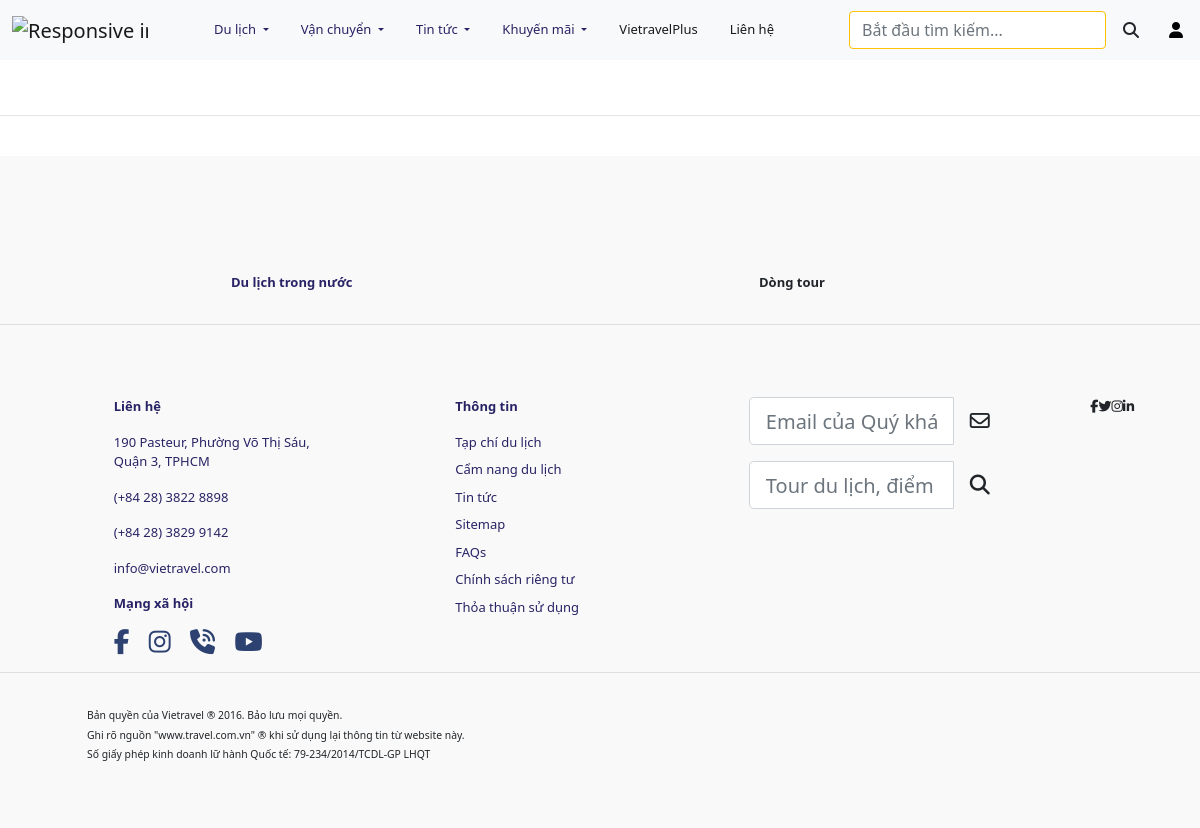
The app's page /listtour.php?search=Đà Nẵng, older data.
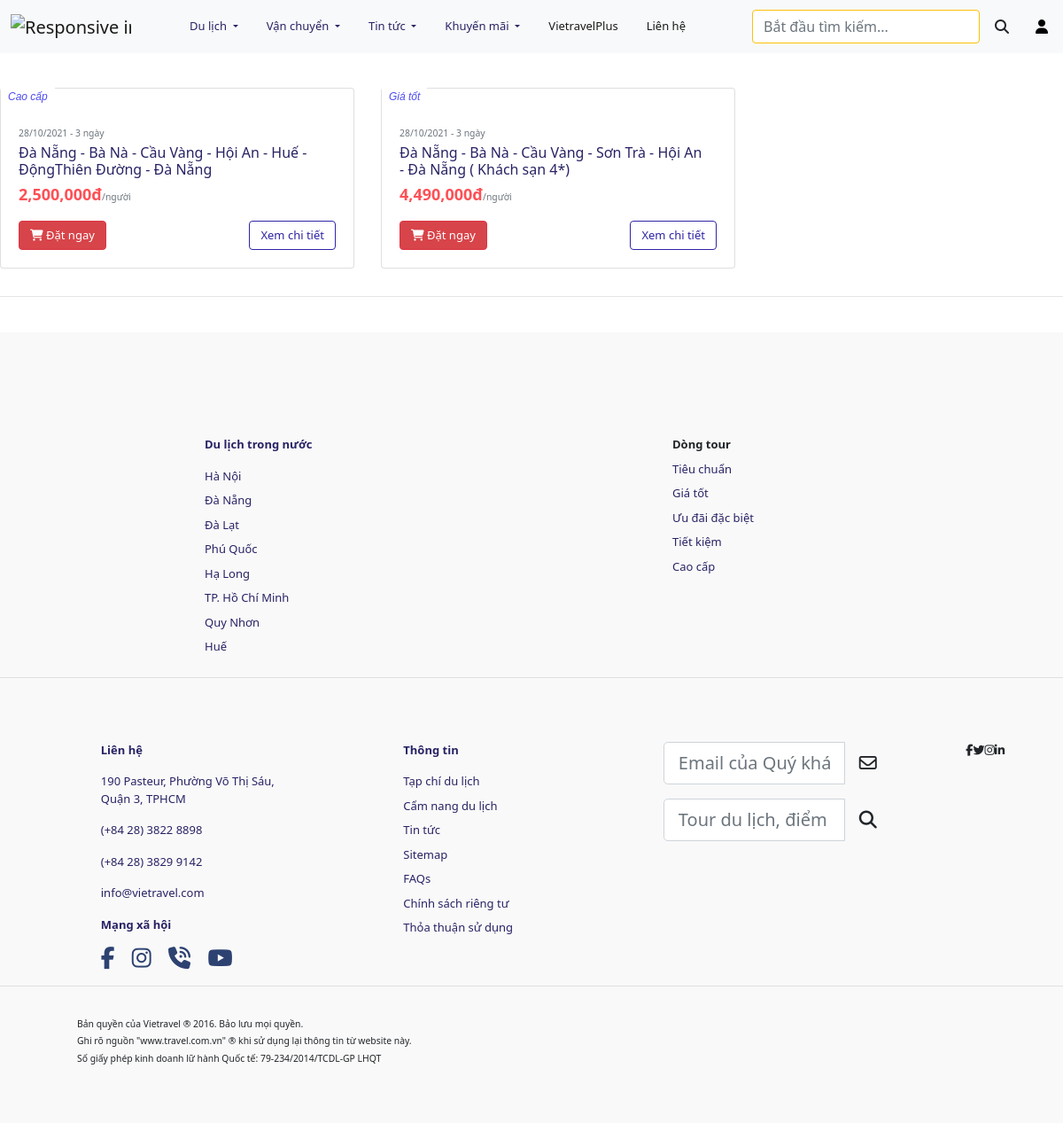
The same page, newer data.
### tables this page shows
CREATE TABLE `tours` (
  `tour_id` int(11) NOT NULL,
  `tour_name` varchar(255) NOT NULL,
  `description` varchar(5000) DEFAULT NULL,
  `places` varchar(500) NOT NULL,
  `day_count` int(11) NOT NULL,
  `res_id` int(11) DEFAULT NULL,
  `hotel_id` int(11) DEFAULT NULL,
  `price_per_person` int(11) NOT NULL,
  `image_1` varchar(255) NOT NULL,
  `image_2` varchar(255) NOT NULL,
  `image_3` varchar(255) NOT NULL,
  `image_4` varchar(255) NOT NULL,
  `city_id` int(11) NOT NULL,
  `tour_guide_id` int(11) DEFAULT NULL,
  `tour_type_id` int(10) NOT NULL,
  `tour_rank_id` int(10) NOT NULL,
  `travel_schedule` text DEFAULT NULL,
  `max` int(11) NOT NULL DEFAULT 6
);

CREATE TABLE `ranks` (
  `rank_id` int(10) NOT NULL,
  `rank_name` varchar(55) NOT NULL,
  `description` varchar(255) NOT NULL
);

CREATE TABLE `cities` (
  `city_id` int(11) NOT NULL,
  `city_name` varchar(50) NOT NULL,
  `description` varchar(1000) DEFAULT NULL,
  `image` varchar(255) NOT NULL
);

### config/database-function.php (called while the page is built, shortened)
<?php
    require_once('database-connection.php');
    function simpleQuery($sql, bool $isGet = true, $params = []){
        global $conn;
        $stmt = $conn -> prepare($sql);
        $stmt -> execute();
        if($isGet){
            $record = $stmt -> get_result() -> fetch_all(MYSQLI_ASSOC);
            return $record;
        }else{
            return $stmt;
        }
    }
?>

### listtour.php (the view, shortened to what this page needs)
<?php
include("./templates/header.php");
if (isset($_GET['tour_type'])) {
    $tour = $_GET['tour_type'];
    $sql = "select count(tours.tour_id) as count,tours.tour_type_id, tours.tour_id, tours.tour_name,
    tours.price_per_person, tours.day_count, cities.city_name, tours.image_1,
    ranks.rank_name from tours, cities, ranks
    where tours.tour_type_id = $tour and  tours.city_id = cities.city_id
    and tours.tour_rank_id = ranks.rank_id group by tours.tour_id ORDER BY count DESC";
} elseif (isset($_GET['search'])) {
    $tour = $_GET['search'];
    $sql = "select tours.tour_id, tours.tour_name,
    tours.price_per_person, tours.day_count, cities.city_name, tours.image_1,
    ranks.rank_name from tours, cities, ranks where
    cities.city_id = tours.city_id and tours.tour_rank_id = ranks.rank_id and tours.tour_name like '%$tour%' GROUP by tours.tour_id order BY tours.tour_id DESC
    ";
} else {
    $sql = "select * from tours, cities, ranks
    where tours.city_id = cities.city_id
    and tours.tour_rank_id = ranks.rank_id";
}
?>
<main>
    <div class="mr-auto ml-auto" style="max-width: 1300px">
        <br>
        <br>
        <div class="card-deck">
            <?php
            $tour = simpleQuery($sql);
            foreach ($tour as $t) {
                $price = $t["price_per_person"];
                $price = number_format($price, 0, "", ",");
                echo '
                <div class="card uu-dai taks">
                <div class="h-card-container">
                    <a href="more_info.php?tour_id=' . $t["tour_id"] . '">
                    <img src="' . $t["image_1"] . '" class="card-img-top h-latest-tour-image" alt="...">
                    </a>
                    <div class="h-card-rank">' . $t["rank_name"] . '</div>
                </div>
                <div class="card-body">
                    <p class="card-text mb-1"><small class="text-muted">28/10/2021 - ' . $t["day_count"] . ' ngày</small></p>
                    <a href="#"><h5 class="card-title pr-2 mb-1" style="color: #282365; font-size: medium;">' . $t["tour_name"] . '</h5></a>
                    <p class="card-text"><b style="font-size: large; color:#FD5056;">' . $price . 'đ</b><small class="text-muted">/người</small></p>
                    <a href="booking.php?tour_id=' . $t["tour_id"] . '" class="btn btn-danger" style="font-size: small; background-color: #D74449;"><i
                        class="fas fa-shopping-cart"></i>&#160;Đặt ngay</a>
                    <a href="more_info.php?tour_id=' . $t["tour_id"] . '" class="btn btn-light" style="font-size: small; background-color: #ffffff; float: right; border: 1px solid #2f24a7; color: #2f24a7;">Xem chi tiết</a>
                </div>
                </div>
            ';
            }
            ?>
        </div>
    </div>
</main>
<?php
include("./templates/footer.php");
?>

### templates/header.php (shortened to what this page needs)
<!DOCTYPE html>
<html lang="en">
<head>
  <link rel="stylesheet" href="https://pro.fontawesome.com/releases/v5.10.0/css/all.css" />
  <link href="//netdna.bootstrapcdn.com/font-awesome/3.2.1/css/font-awesome.css" rel="stylesheet">
  <link rel="stylesheet" href="https://stackpath.bootstrapcdn.com/bootstrap/4.3.1/css/bootstrap.min.css">
  <link rel="stylesheet" href="content/index.css">
  <link rel="stylesheet" href="./css/style.css">
  <link rel="stylesheet" type="text/css" href="https://cdn.jsdelivr.net/gh/kenwheeler/slick@1.8.1/slick/slick-theme.css" />
  <link rel="stylesheet" type="text/css" href="https://cdn.jsdelivr.net/npm/slick-carousel@1.8.1/slick/slick.css" />
</head>
<body>
  <nav class="navbar navbar-expand-lg navbar-light bg-light p-1 pb-0 pt-0 ">
    <a class="navbar-brand m-0" href="index.php"><img src="content/image/logo.png" class="img-fluid ml-2" alt="Responsive image" style="max-width: 70%"></a>
    <div class="collapse navbar-collapse" id="navbarSupportedContent">
      <ul class="navbar-nav mr-auto">
        <li class="nav-item dropdown active p-2">
          <a class="nav-link dropdown-toggle" href="#" id="navbarDropdown" role="button" data-toggle="dropdown" aria-haspopup="true" aria-expanded="false" style="font-weight: 500; font-size:small;">
            Du lịch
          </a>
        </li>
        <li class="nav-item dropdown active p-2">
          <a class="nav-link dropdown-toggle" href="#" id="navbarDropdown" role="button" data-toggle="dropdown" aria-haspopup="true" aria-expanded="false" style="font-weight: 500; font-size:small;">
            Vận chuyển
          </a>
        </li>
        <li class="nav-item dropdown active p-2">
          <a class="nav-link dropdown-toggle" href="#" id="navbarDropdown" role="button" data-toggle="dropdown" aria-haspopup="true" aria-expanded="false" style="font-weight: 500; font-size:small;">
            Tin tức
          </a>
        </li>
        <li class="nav-item dropdown active p-2">
          <a class="nav-link dropdown-toggle" href="#" id="navbarDropdown" role="button" data-toggle="dropdown" aria-haspopup="true" aria-expanded="false" style="font-weight: 500; font-size:small;">
            Khuyến mãi
          </a>
        </li>
        <li class="nav-item active p-2" id="navbarDropdown">
          <a class="nav-link disabled" style="font-weight: 500; font-size:small;" href="#">VietravelPlus</a>
        </li>
        <li class="nav-item active p-2 " id="navbarDropdown">
          <a class="nav-link disabled" style="font-weight: 500; font-size:small;" href="#">Liên hệ</a>
        </li>
      </ul>
      <form class="form-inline my-2 my-lg-0" method="GET" action="listtour.php">
        <input class="form-control mr-1 sm-2 border-warning" type="text" name="search" placeholder="Bắt đầu tìm kiếm..." aria-label="Search">
        <button class="btn btn-outline my-2 my-sm-0 mr-1" type="submit"><i class="fas fa-search"></i></button>
      </form>
      <?php
        if(isset($_SESSION["user_id"]) && $_SESSION["user_id"] != null){
          $sql = "select is_admin from customers where customer_id = ?";
          $cus = simpleQuery($sql, 1, [$_SESSION["user_id"]])[0];
          echo '
            <div class="dropdown show mr-5">
              <a class="btn btn-secondary dropdown-toggle"  style="background: #ffffff;" href="#" role="button" id="dropdownMenuLink" data-toggle="dropdown" aria-haspopup="true" aria-expanded="false" >
              <i class="fas fa-user" style="color: black;"></i>
              </a>
              <div class="dropdown-menu dropdown-menu-end" role="menu" aria-labelledby="dropdownMenuLink" >';
                if($cus["is_admin"] == 1){
                  echo '<a class="dropdown-item" href="admin/index.php">Quản lý</a>';
                }
                echo '<a class="dropdown-item" href="history.php?customer_id='.$_SESSION["user_id"].'">Lịch sử</a>';
                echo '<a class="dropdown-item" href="admin/logout.php">Đăng xuất</a>
              </div>
            </div>';
        }else{
          echo '<button type="button" class="btn btn-light"><a href="login.php"><i class="fas fa-user" style="color: black;"></i></a></button>';
        }
      ?>
    </div>
  </nav>

### templates/footer.php (shortened to what this page needs)
<hr>
<footer>
  <div class="row mb-0 mt-5 mx-4 row-2 justify-content-xl-around justify-content-sm-between">
    <div class="col-xl-3 col-lg-6 col-md-6 col-sm-6 pt-4 order-1">
      <ul class="list-unstyled">
        <li class="mt-md-0 mt-4 font-weight-bold mb-2 ml-5" style="color: #282365;">Du lịch trong nước</li>
        <ul class="list-unstyled ml-5" style="float: left;">
          <?php
          $sql = "select * from cities limit 8";
          $cities = simpleQuery($sql);
          foreach ($cities as $city) {
            echo '
                  <li class="mt-2 mb-2"><a href="#" style="color: #282365;">' . $city["city_name"] . '</a></li>
                ';
          }
          ?>
        </ul>
      </ul>
    </div>
    <div class="col-xl-3 col-lg-4 col-md-4 col-sm-6 pt-4 order-2">
      <ul class="list-unstyled">
        <li class="mt-md-0 mt-4 font-weight-bold">Dòng tour</li>
        <?php
        $sql = "select * from ranks limit 8";
        $rows = simpleQuery($sql);
        foreach ($rows as $row) {
          echo '<li class="mt-2 mb-2"><a href="#" style="color: #282365;">' . $row["rank_name"] . '</a></li>';
        }
        ?>
      </ul>
    </div>
  </div>
  <hr class="line">
  <div class="row mb-0 mt-5 mx-4 row-2 justify-content-xl-around justify-content-sm-between">
    <div class="col-xl-3 col-lg-6 col-md-6 col-sm-6 pt-4 order-1">
      <ul class="list-unstyled">
        <li class="mt-md-0 mt-4 font-weight-bold mb-2 ml-5" style="color: #282365;">Liên hệ</li>
        <ul class="list-unstyled ml-5" style="float: left;">
          <li class="mt-2 mb-2">
            <p style="color: #282365;">190 Pasteur, Phường Võ Thị Sáu, Quận 3, TPHCM</p>
          </li>
          <li class="mt-2 mb-2">
            <p style="color: #282365;">(+84 28) 3822 8898</p>
          </li>
          <li class="mt-2 mb-2">
            <p style="color: #282365;">(+84 28) 3829 9142</p>
          </li>
          <li class="mt-2 mb-2">
            <p style="color: #282365;">info@vietravel.com</p>
          </li>
          <li class="mt-md-0 mt-4 font-weight-bold mb-2">
            <p style="color: #282365;">Mạng xã hội</p>
          </li>
          <li>
            <a href="#" class="pr-3"><i style="font-size: 25px;" class="fab fa-facebook-f"></i></a>
            <a href="#" class="pr-3"><i style="font-size: 25px;" class="fab fa-instagram"></i></a>
            <a href="#" class="pr-3"><i style="font-size: 25px;" class="fas fa-phone-volume"></i></a>
            <a href="#" class="pr-3"><i style="font-size: 25px;" class="fab fa-youtube"></i></a>
          </li>
        </ul>
      </ul>
    </div>
    <div class="col-xl-3 col-lg-6 col-md-6 col-sm-6 pt-4 order-1">
      <ul class="list-unstyled">
        <li class="mt-md-0 mt-4 font-weight-bold mb-2 ml-5" style="color: #282365;">Thông tin</li>
        <ul class="list-unstyled ml-5" style="float: left;">
          <li class="mt-2 mb-2"><a href="#" style="color: #282365;">Tạp chí du lịch</a></li>
          <li class="mt-2 mb-2"><a href="#" style="color: #282365;">Cẩm nang du lịch</a></li>
          <li class="mt-2 mb-2"><a href="#" style="color: #282365;">Tin tức</a></li>
          <li class="mt-2 mb-2"><a href="#" style="color: #282365;">Sitemap</a></li>
          <li class="mt-2 mb-2"><a href="#" style="color: #282365;">FAQs</a></li>
          <li class="mt-2 mb-2"><a href="#" style="color: #282365;">Chính sách riêng tư</a></li>
          <li class="mt-2 mb-2"><a href="#" style="color: #282365;">Thỏa thuận sử dụng</a></li>
        </ul>
      </ul>
    </div>
    <div class="col-xl-3 col-lg-4 col-md-4 col-sm-6 pt-4 order-2">
      <div class="input-group-lg input-group mb-3 mt-md-0 mt-4"><input type="text" class="form-control" placeholder="Email của Quý khách" aria-label="Recipient's username" aria-describedby="button-addon2">
        <div class="input-group-append"><button class="btn btn" type="button" id="button-addon2"> <b><i class="far fa-envelope"></i></b></button></div>
      </div>
      <div class="input-group-lg input-group mb-3 mt-md-0 mt-4"><input type="text" class="form-control" placeholder="Tour du lịch, điểm đến..." aria-label="Recipient's username" aria-describedby="button-addon2">
        <div class="input-group-append"><button class="btn btn" type="button" id="button-addon2"> <b><i class="fas fa-search"></i></b></button></div>
      </div>
    </div>
    <div class="col-xl-auto text-left col-lg-4 col-md-4 col-sm-6 col-12 pt-4 my-sm-0 order-6 my-auto">
      <ul class="list-unstyled">
        <li><a class="fa fa-facebook"></a><a class="fa fa-twitter"></a><a class="fa fa-instagram"></a><a class="fa fa-linkedin"></a></li>
      </ul>
    </div>
  </div>
  <hr class="line">
  <div class="row justify-content-lg-around mx-xl-5 mx-lg-4 mx-3 py-3">
    <div class="col order-1 align-self-center ml-4">
      <small>Bản quyền của Vietravel ® 2016. Bảo lưu mọi quyền. <br>
        Ghi rõ nguồn "www.travel.com.vn" ® khi sử dụng lại thông tin từ website này. <br>
        Số giấy phép kinh doanh lữ hành Quốc tế: 79-234/2014/TCDL-GP LHQT</small>
    </div>
    <div class="col-auto my-sm-0 order-6 my-auto pt-sm-0 pt-3">
      <ul class="list-inline third-row first">
      </ul>
    </div>
  </div>
  <div class="row text-center py-3">
    <div class="col">
    </div>
  </div>
</footer>
</body>
</html>

### content/index.css (style rules this page uses)
body { padding: 0; margin: 0; box-sizing: border-box; }
#navbarDropdown { color: #282365 !important; }
.h-card-container { position: relative; }
.h-card-rank { font-family: mulish,sans-serif; color: #4d4aef; padding: 2px 8px 2px 8px; font-size: 12px; font-style: italic; bottom: 0px; background: white; position: absolute; }

### css/style.css (style rules this page uses)
:root { --bs-blue: #0d6efd; --bs-indigo: #6610f2; --bs-purple: #6f42c1; --bs-pink: #d63384; --bs-red: #dc3545; --bs-orange: #fd7e14; --bs-yellow: #ffc107; --bs-green: #198754; --bs-teal: #20c997; --bs-cyan: #0dcaf0; --bs-white: #fff; --bs-gray: #6c757d; --bs-gray-dark: #343a40; --bs-primary: #fd5056; --bs-secondary: #2d4271; --bs-success: #198754; --bs-info: #0dcaf0; --bs-warning: #ffc107; --bs-danger: #dc3545; --bs-light: #f8f9fa; --bs-dark: #212529; --bs-font-sans-serif: system-ui, -apple-system, "Segoe UI", Roboto, "Helvetica Neue", Arial, "Noto Sans", "Liberation Sans", sans-serif, "Apple Color Emoji", "Segoe UI Emoji", "Segoe UI Symbol", "Noto Color Emoji"; --bs-font-monospace: SFMono-Regular, Menlo, Monaco, Consolas, "Liberation Mono", "Courier New", monospace; --bs-gradient: linear-gradient( 180deg, rgba(255, 255, 255, 0.15), rgba(255, 255, 255, 0) ); --ui-icon-size-xs: 26px; --ui-icon-size-sm: 31px; --ui-icon-size-md: 39px; --ui-icon-size-lg: 47px; }
body { margin: 0; font-family: var(--bs-font-sans-serif); font-size: 13px; font-weight: 400; line-height: 1.5; color: #212529; background-color: #fff; -webkit-text-size-adjust: 100%; -webkit-tap-highlight-color: transparent; }
.navbar { position: relative; display: -webkit-box; display: -ms-flexbox; display: flex; -ms-flex-wrap: wrap; flex-wrap: wrap; -webkit-box-align: center; -ms-flex-align: center; align-items: center; -webkit-box-pack: justify; -ms-flex-pack: justify; justify-content: space-between; padding-top: 0.5rem; padding-bottom: 0.5rem; }
.navbar-brand { padding-top: 0.3125rem; padding-bottom: 0.3125rem; margin-right: 1rem; font-size: 1.25rem; text-decoration: none; white-space: nowrap; }
img { max-width: 100%; }
.navbar-nav { display: flex; flex-direction: row; padding-left: 0; margin-bottom: 0; list-style: none; }
.navbar-expand-lg .navbar-nav .nav-link { padding-right: 0.5rem; padding-left: 0.5rem; }
.navbar-collapse { display: flex; flex-basis: 0%; }
a { text-decoration: none; color: #2d4271; }
footer { margin-top: 40px; background: #f9f9f9; padding-top: 45px; }
.taks { min-width: 400px; max-width: 400px; margin-bottom: 15px !important; }

Row changes from the older to the newer data that the page shows:
added tours: tour_rank.rank_name "Cao cấp", day_count "3", tour_name "Đà Nẵng - Bà Nà - Cầu Vàng - Hội An - Huế - ĐộngThiên Đường - Đà Nẵng", price_per_person "2,500,000"
added tours: tour_rank.rank_name "Giá tốt", day_count "3", tour_name "Đà Nẵng - Bà Nà - Cầu Vàng - Sơn Trà - Hội An - Đà Nẵng ( Khách sạn 4*)", price_per_person "4,490,000"
added cities: city_name "Hà Nội"
added cities: city_name "Đà Nẵng"
added cities: city_name "Đà Lạt"
added cities: city_name "Phú Quốc"
added cities: city_name "Hạ Long"
added cities: city_name "TP. Hồ Chí Minh"
added cities: city_name "Quy Nhơn"
added cities: city_name "Huế"
added ranks: rank_name "Tiêu chuẩn"
added ranks: rank_name "Giá tốt"
added ranks: rank_name "Ưu đãi đặc biệt"
added ranks: rank_name "Tiết kiệm"
added ranks: rank_name "Cao cấp"
